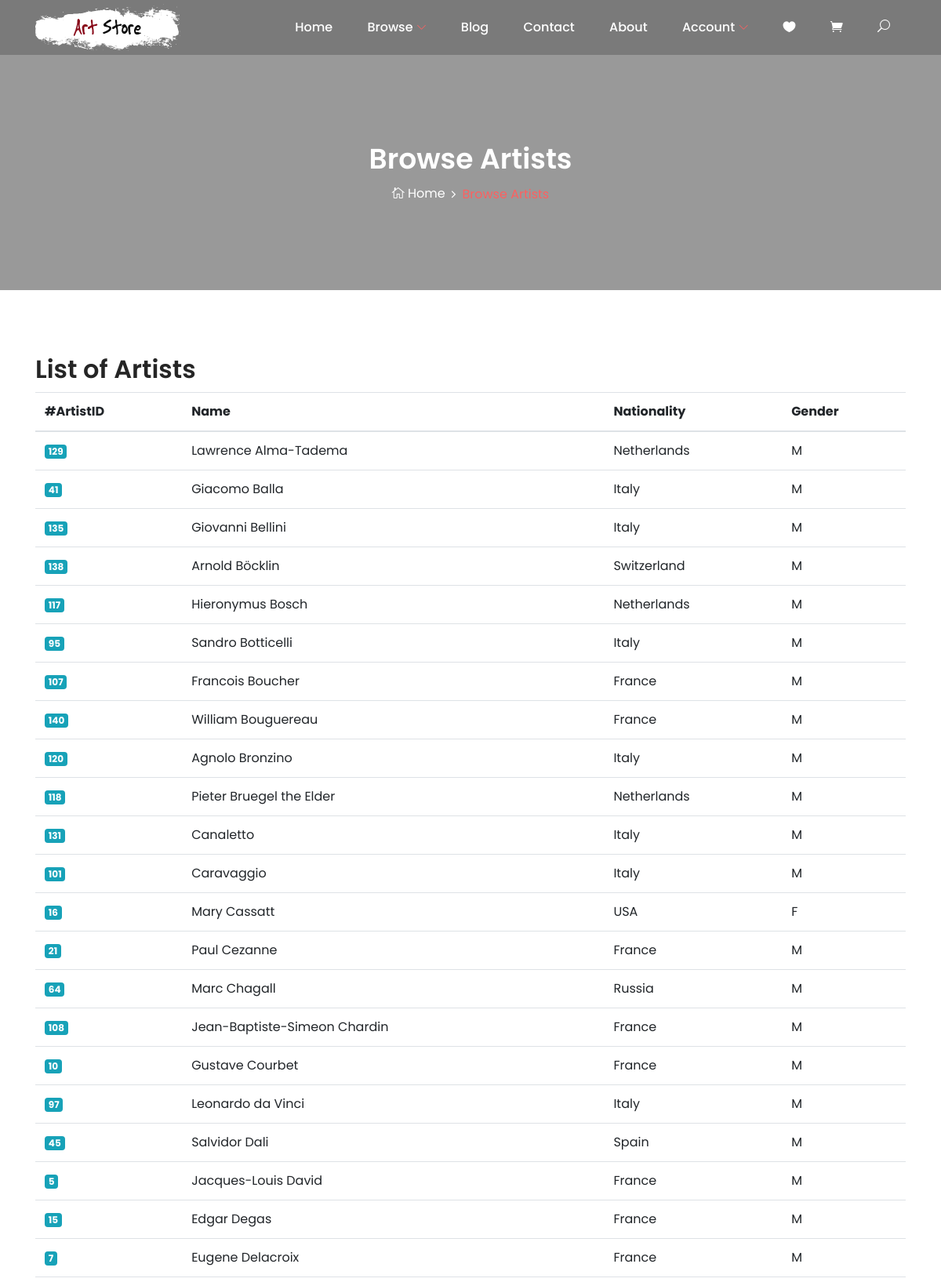
Screenshot of /browse-artists.php (upper part) with the database file from the repository.
### tables this page shows
CREATE TABLE `Artists` (
  `ArtistID` INTEGER NOT NULL AUTO_INCREMENT, 
  `FirstName` VARCHAR(50), 
  `LastName` VARCHAR(50) NOT NULL, 
  `Nationality` VARCHAR(50), 
  `Gender` VARCHAR(1) DEFAULT 'M', 
  `YearOfBirth` INTEGER DEFAULT 0, 
  `YearOfDeath` INTEGER DEFAULT 0, 
  `Details` LONGTEXT, 
  `ArtistLink` VARCHAR(255), 
  INDEX (`ArtistID`), 
  INDEX (`LastName`), 
  PRIMARY KEY (`ArtistID`)
);

### includes/art-config.inc.php (called while the page is built, shortened)
<?php
spl_autoload_register(function ($class) {
    $file = 'lib/' . $class . '.class.php';
});
?>

### lib/ArtistDB.class.php (called while the page is built, shortened)
<?php
class ArtistDB
{
    private $pdo = null;
    private static $baseSQL = "SELECT * FROM Artists";
    private static $constraint = ' order by LastName';
    public function __construct($connection) {
        $this->pdo = $connection;
    }
    public function getAll()
    {
        $sql = self::$baseSQL . self::$constraint;
        $statement = DatabaseHelper::runQuery($this->pdo, $sql, null);
        return $statement;
    }
}
?>

### lib/DatabaseHelper.class.php (called while the page is built, shortened)
<?php
class DatabaseHelper {
    public static function runQuery($pdo, $sql, $parameters=array())     {
        if (!is_array($parameters)) {
            $parameters = array($parameters);
        }
        $statement = null;
        if (count($parameters) > 0) {
            $statement = $pdo->prepare($sql);
            $executedOk = $statement->execute($parameters);
        } else {
            $statement = $pdo->query($sql);
            if (!$statement) {
                throw new PDOException;
            }
        }
        return $statement;
    }
}
?>

### browse-artists.php (the view, shortened to what this page needs)
<?php
include 'includes/art-config.inc.php';
try {
    $artistDB = new ArtistDB($pdo);
    $artists = $artistDB->getAll();
    $list = $artists->fetchAll();
}
catch (PDOException $e) {
    die( $e->getMessage() );
 }
?>
<!DOCTYPE html>
<html lang="en">
<head>
    <link rel="stylesheet" href="style.css">
    <link rel="stylesheet" href="https://use.fontawesome.com/releases/v5.7.2/css/all.css"
>
</head>
<body>
    <?php include './includes/header.php'; ?>
    <section class="breadcrumb-area bg-img bg-overlay jarallax" style="background-image: url(img/banner.jpg);">
        <div class="container h-100">
            <div class="row h-100 align-items-center">
                <div class="col-12">
                    <div class="breadcrumb-content text-center">
                        <h2 class="page-title">Browse Artists</h2>
                        <nav aria-label="breadcrumb">
                            <ol class="breadcrumb justify-content-center">
                                <li class="breadcrumb-item"><a href="index.php"><i class="icon_house_alt"></i> Home</a></li>
                                <li class="breadcrumb-item active" aria-current="page">Browse Artists</li>
                            </ol>
                        </nav>
                    </div>
                </div>
            </div>
        </div>
    </section>
    <div class="contact-area section-padding-80-50">
        <div class="container">
            <div class="row">
                <div class="col-lg-12">
                <h2>List of Artists</h2>
                 <?php
                 echo "
                 <table class='table table-hover' >
                 <thead>
                     <tr>
                     <th scope='col'>#ArtistID</th>
                     <th scope='col'>Name</th>
                     <th scope='col'>Nationality</th>
                     <th scope='col'>Gender</th>
                     </tr>
                 </thead>
                 <tbody>
                     ";
                    for ($i =0; $i < sizeof($list); $i++) {
                            echo '
                            <tr onclick="viewArtist(' .$list[$i]['ArtistID'] .')">
                            <td ><span class="badge badge-info">' .utf8_encode($list[$i]['ArtistID']) . '</span></td>
                            <td>' .  utf8_encode($list[$i]['FirstName']) .' '. utf8_encode($list[$i]['LastName']). '</td>
                            <td>' .  utf8_encode($list[$i]['Nationality']) . '</td>
                            <td>' .  utf8_encode($list[$i]['Gender']) . '</td>
                            </tr>
                            ';
                     }
                     echo '</tbody>
                        </table>
                        ';
                ?>
                 </div>
            </div>
        </div>
    </div>
</body>
</html>

### style.css (style rules this page uses)
* { margin: 0; padding: 0; }
body { font-family: "Poppins", sans-serif; font-weight: 400; font-size: 16px; position: relative; z-index: auto; }
h1, h2, h3, h4, h5, h6 { font-family: "Poppins", sans-serif; color: #252525; line-height: 1.3; font-weight: 600; }
a, a:active, a:focus, a:hover { color: #252525; text-decoration: none; -webkit-transition-duration: 500ms; -o-transition-duration: 500ms; transition-duration: 500ms; outline: none; font-weight: 500; }
li { list-style: none; }
.bg-overlay { position: relative; z-index: 1; }
.bg-overlay::after { position: absolute; content: ""; height: 100%; width: 100%; top: 0; left: 0; z-index: -1; background-color: rgba(0, 0, 0, 0.4); }
.bg-img { background-position: center center !important; background-size: cover !important; background-repeat: no-repeat !important; }
.jarallax { position: relative; z-index: 0; }
.section-padding-80-50 { padding-top: 80px; padding-bottom: 50px; }
.breadcrumb-area { position: relative; z-index: 1; height: 370px; }
.breadcrumb-area .page-title { color: #ffffff; font-size: 36px; }
.breadcrumb-content { position: relative; z-index: 1; margin-top: 70px; }
.breadcrumb-content .breadcrumb { padding: 0; background-color: transparent; margin-bottom: 0; }
.breadcrumb-content .breadcrumb .breadcrumb-item { color: #fc6060; font-weight: 400; font-size: 16px; }
.breadcrumb-content .breadcrumb .breadcrumb-item a { font-size: 16px; color: #ffffff; font-weight: 400; }
.breadcrumb-content .breadcrumb .breadcrumb-item + .breadcrumb-item::before { content: '\f105'; color: #ffffff; font-family: "FontAwesome"; }

### css/default-assets/classy-nav.css (style rules this page uses)
.justify-content-center { -webkit-box-pack: center; -ms-flex-pack: center; justify-content: center; }

### rows the page displays
artists: ArtistID "129", FirstName "Lawrence", LastName "Alma-Tadema", Nationality "Netherlands", Gender "M"
artists: ArtistID "41", FirstName "Giacomo", LastName "Balla", Nationality "Italy", Gender "M"
artists: ArtistID "135", FirstName "Giovanni", LastName "Bellini", Nationality "Italy", Gender "M"
artists: ArtistID "138", FirstName "Arnold", LastName "Böcklin", Nationality "Switzerland", Gender "M"
artists: ArtistID "117", FirstName "Hieronymus", LastName "Bosch", Nationality "Netherlands", Gender "M"
artists: ArtistID "95", FirstName "Sandro", LastName "Botticelli", Nationality "Italy", Gender "M"
artists: ArtistID "107", FirstName "Francois", LastName "Boucher", Nationality "France", Gender "M"
artists: ArtistID "140", FirstName "William", LastName "Bouguereau", Nationality "France", Gender "M"
artists: ArtistID "120", FirstName "Agnolo", LastName "Bronzino", Nationality "Italy", Gender "M"
artists: ArtistID "118", FirstName "Pieter", LastName "Bruegel the Elder", Nationality "Netherlands", Gender "M"
artists: ArtistID "131", LastName "Canaletto", Nationality "Italy", Gender "M"
artists: ArtistID "101", LastName "Caravaggio", Nationality "Italy", Gender "M"
artists: ArtistID "16", FirstName "Mary", LastName "Cassatt", Nationality "USA", Gender "F"
artists: ArtistID "21", FirstName "Paul", LastName "Cezanne", Nationality "France", Gender "M"
artists: ArtistID "64", FirstName "Marc", LastName "Chagall", Nationality "Russia", Gender "M"
artists: ArtistID "108", FirstName "Jean-Baptiste-Simeon", LastName "Chardin", Nationality "France", Gender "M"
artists: ArtistID "10", FirstName "Gustave", LastName "Courbet", Nationality "France", Gender "M"
artists: ArtistID "97", FirstName "Leonardo", LastName "da Vinci", Nationality "Italy", Gender "M"
artists: ArtistID "45", FirstName "Salvidor", LastName "Dali", Nationality "Spain", Gender "M"
artists: ArtistID "5", FirstName "Jacques-Louis", LastName "David", Nationality "France", Gender "M"
artists: ArtistID "15", FirstName "Edgar", LastName "Degas", Nationality "France", Gender "M"
artists: ArtistID "7", FirstName "Eugene", LastName "Delacroix", Nationality "France", Gender "M"
